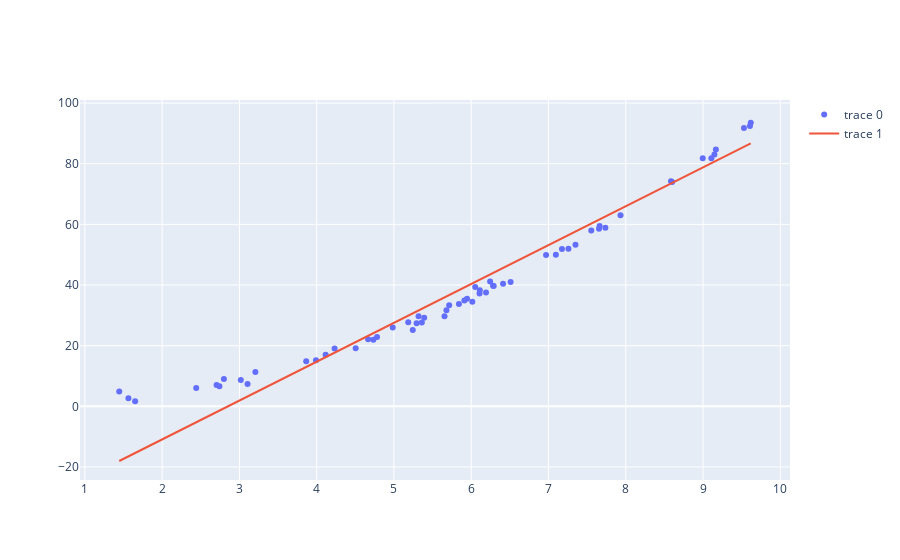

Source (notebook cell):
### Code cell
# px.line(y=y_test)

fig = go.Figure()

fig.add_trace(go.Scatter(x=X_test[:,1],y=y_test,mode='markers'))
fig.add_trace(go.Scatter(x=X_test[:,1],y=y_pred_reg))
fig.show()
